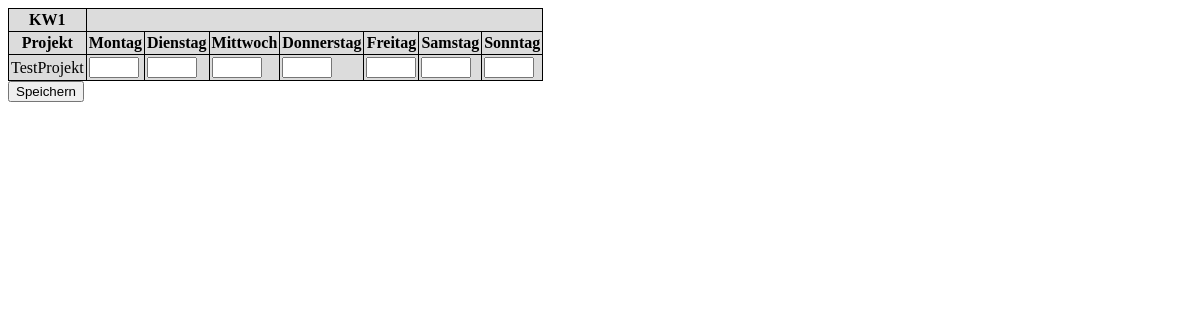
Page /Zeiterfassung/Wochendarstellung.php on the earlier database version.
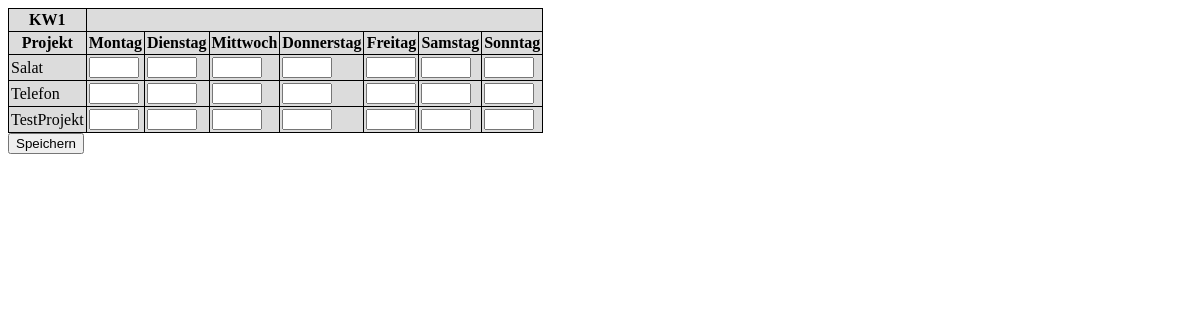
Same page on the later database version.
### tables this page shows
CREATE TABLE IF NOT EXISTS `projekt` (
  `projektId` int(11) NOT NULL AUTO_INCREMENT,
  `projektname` varchar(50) NOT NULL,
  `beschreibung` tinytext NOT NULL,
  `archiviert` tinytext NOT NULL,
  PRIMARY KEY (`projektId`),
  UNIQUE KEY `Schlüssel 2` (`projektname`)
);

### Zeiterfassung/Wochendarstellung.php (the view, shortened to what this page needs)
<?php
require_once "../Config/config.php";
$day = array('Montag','Dienstag','Mittwoch','Wonnerstag','Freitag','Samstag','Sonntag',);
$kw = '1';
?>
<html>
<head>
</head>
<body>
    <form action="" method="post">
        <table>
            <tr>
                <th> KW<?php echo($kw);  ?></th>
            </tr>
            <tr>
                <th>Projekt</th>
                <th>Montag</th>
                <th>Dienstag</th>
                <th>Mittwoch</th>
                <th>Donnerstag</th>
                <th>Freitag</th>
                <th>Samstag</th>
                <th>Sonntag</th>
            </tr>
            <?php
            $pro = $mysqli->query("SELECT projektname FROM projekt");
            while ($res = $pro->fetch_assoc()){
                echo('<tr><td>'.$res['projektname'].'</td>');
                    foreach ($day as $time) {
                    echo('<td><input style="width:50px" type="number" value="' . $_POST[$time . 'zeit'] . '" name="' . $time . 'zeit"></td>');
                    }
                     }
                     ?>
        </table>
        <button type="submit">Speichern</button>
</form>
</body>
</html>

### Zeiterfassung/Wochendarstellung.php (style rules this page uses)
table, th, td { border: 1px solid black; border-collapse: collapse; background: gainsboro; padding: 2px; }

Differences in the rows shown:
added projekt: projektname "Salat"
added projekt: projektname "Telefon"
